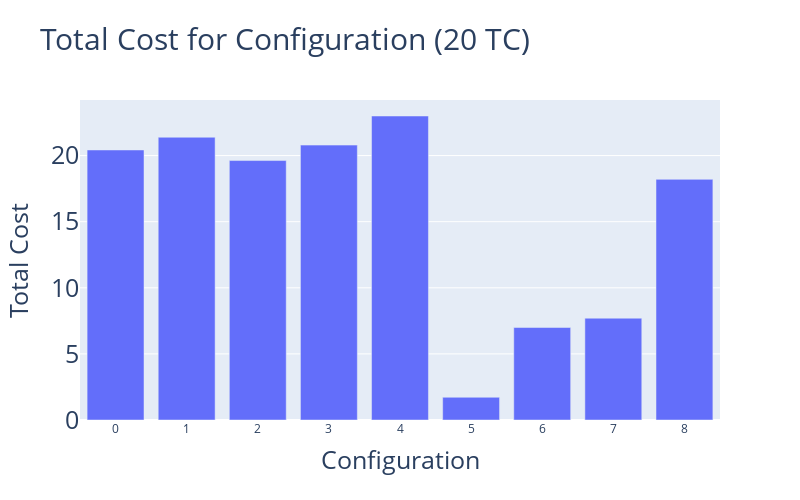

Notebook source saved alongside this figure:
### Code cell
fig = px.bar(df, x='index', y='total_cost', title='Total Cost for Configuration (20 TC)',
             labels={'index': 'Id', 'total_cost': 'Total Cost'}, width=800, height=500)

fig.update_layout(xaxis_title='Configuration', yaxis_title='Total Cost', showlegend=False, bargap=0.2,
                    xaxis=dict(tickmode='linear', tick0=0, dtick=1),
                    yaxis=dict(tickfont=dict(size=25)),
                    yaxis_title_font=dict(size=25),
                    xaxis_title_font=dict(size=25),
                    title_font=dict(size=30))

fig.show()
fig.write_image("total_cost.png", width=1200, height=800, scale=2)  # Adjust width, height, and scale as needed

### Figure 1 — Plotly figure (JSON) as saved in the notebook; plotly's stock layout.template omitted (floating-point values rounded to 4 significant figures)
{"data": [{"alignmentgroup": "True", "hovertemplate": "Id=%{x}<br>Total Cost=%{y}<extra></extra>", "legendgroup": "", "marker": {"color": "#636efa", "pattern": {"shape": ""}}, "name": "", "offsetgroup": "", "orientation": "v", "showlegend": false, "textposition": "auto", "type": "bar", "x": [0, 1, 2, 3, 4, 5, 6, 7, 8], "xaxis": "x", "y": [20.42, 21.39, 19.62, 20.79, 22.99, 1.719, 6.994, 7.7, 18.2], "yaxis": "y"}], "layout": {"bargap": 0.2, "barmode": "relative", "height": 500, "legend": {"tracegroupgap": 0}, "showlegend": false, "title": {"font": {"size": 30}, "text": "Total Cost for Configuration (20 TC)"}, "width": 800, "xaxis": {"anchor": "y", "domain": [0, 1], "dtick": 1, "tick0": 0, "tickmode": "linear", "title": {"font": {"size": 25}, "text": "Configuration"}}, "yaxis": {"anchor": "x", "domain": [0, 1], "tickfont": {"size": 25}, "title": {"font": {"size": 25}, "text": "Total Cost"}}}}
